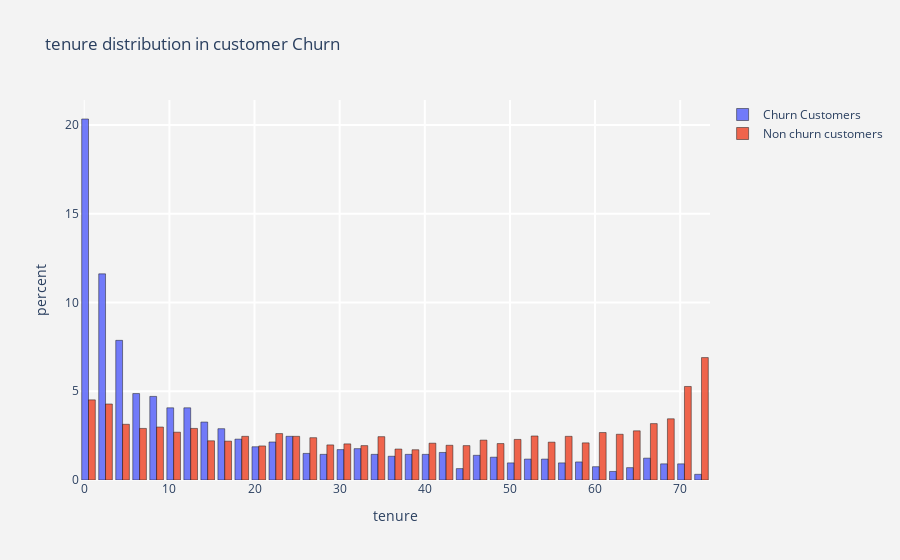
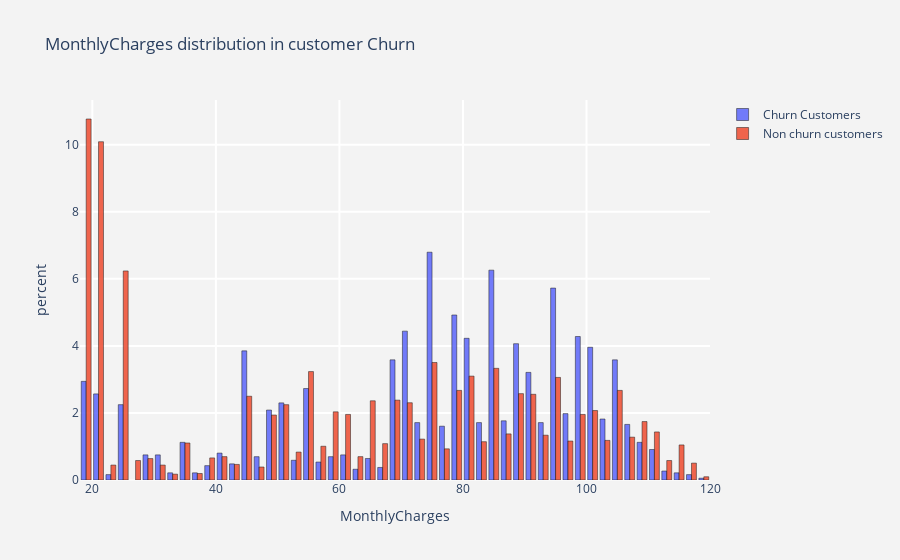
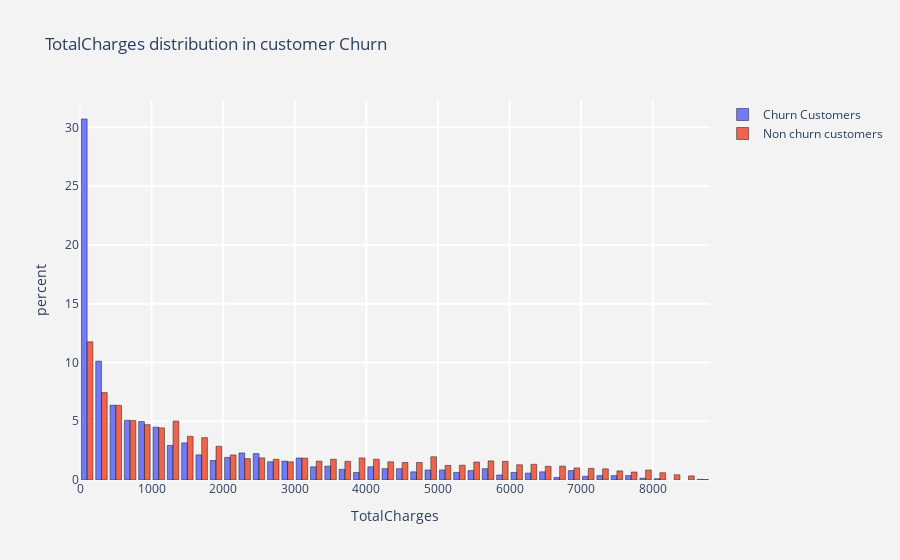

The notebook cell these images were saved under, in order:
### Code cell
#for all categorical columns plot histogram    
for i in num_cols :
    histogram(i)
plt.show()

### Figure 1 — Plotly figure (JSON) as saved in the notebook; plotly's stock layout.template omitted (floating-point values rounded to 4 significant figures; data arrays with more than 128 entries replaced by an {"elided": "..."} marker saying what was removed)
{"data": [{"histnorm": "percent", "marker": {"line": {"color": "black", "width": 0.5}}, "name": "Churn Customers", "opacity": 0.9, "type": "histogram", "x": {"elided": "1869 int values"}}, {"histnorm": "percent", "marker": {"line": {"color": "black", "width": 0.5}}, "name": "Non churn customers", "opacity": 0.9, "type": "histogram", "x": {"elided": "5163 int values"}}], "layout": {"paper_bgcolor": "rgb(243,243,243)", "plot_bgcolor": "rgb(243,243,243)", "title": {"text": "tenure distribution in customer Churn "}, "xaxis": {"gridcolor": "rgb(255, 255, 255)", "gridwidth": 2, "ticklen": 5, "title": {"text": "tenure"}, "zerolinewidth": 1}, "yaxis": {"gridcolor": "rgb(255, 255, 255)", "gridwidth": 2, "ticklen": 5, "title": {"text": "percent"}, "zerolinewidth": 1}}}

### Figure 2 — Plotly figure (JSON) as saved in the notebook; plotly's stock layout.template omitted (floating-point values rounded to 4 significant figures; data arrays with more than 128 entries replaced by an {"elided": "..."} marker saying what was removed)
{"data": [{"histnorm": "percent", "marker": {"line": {"color": "black", "width": 0.5}}, "name": "Churn Customers", "opacity": 0.9, "type": "histogram", "x": {"elided": "1869 float values"}}, {"histnorm": "percent", "marker": {"line": {"color": "black", "width": 0.5}}, "name": "Non churn customers", "opacity": 0.9, "type": "histogram", "x": {"elided": "5163 float values"}}], "layout": {"paper_bgcolor": "rgb(243,243,243)", "plot_bgcolor": "rgb(243,243,243)", "title": {"text": "MonthlyCharges distribution in customer Churn "}, "xaxis": {"gridcolor": "rgb(255, 255, 255)", "gridwidth": 2, "ticklen": 5, "title": {"text": "MonthlyCharges"}, "zerolinewidth": 1}, "yaxis": {"gridcolor": "rgb(255, 255, 255)", "gridwidth": 2, "ticklen": 5, "title": {"text": "percent"}, "zerolinewidth": 1}}}

### Figure 3 — Plotly figure (JSON) as saved in the notebook; plotly's stock layout.template omitted (floating-point values rounded to 4 significant figures; data arrays with more than 128 entries replaced by an {"elided": "..."} marker saying what was removed)
{"data": [{"histnorm": "percent", "marker": {"line": {"color": "black", "width": 0.5}}, "name": "Churn Customers", "opacity": 0.9, "type": "histogram", "x": {"elided": "1869 float values"}}, {"histnorm": "percent", "marker": {"line": {"color": "black", "width": 0.5}}, "name": "Non churn customers", "opacity": 0.9, "type": "histogram", "x": {"elided": "5163 float values"}}], "layout": {"paper_bgcolor": "rgb(243,243,243)", "plot_bgcolor": "rgb(243,243,243)", "title": {"text": "TotalCharges distribution in customer Churn "}, "xaxis": {"gridcolor": "rgb(255, 255, 255)", "gridwidth": 2, "ticklen": 5, "title": {"text": "TotalCharges"}, "zerolinewidth": 1}, "yaxis": {"gridcolor": "rgb(255, 255, 255)", "gridwidth": 2, "ticklen": 5, "title": {"text": "percent"}, "zerolinewidth": 1}}}
